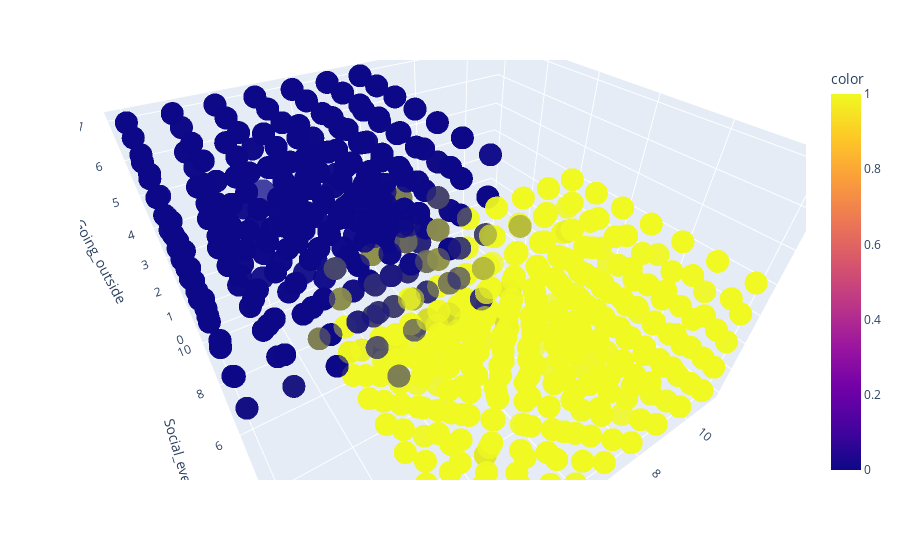

Notebook source saved alongside this figure:
### Code cell
import plotly.express as px

fig = px.scatter_3d(df, x='Time_spent_Alone', y='Social_event_attendance', z='Going_outside', color=pred, opacity=0.5)
fig.show()

### Figure 1 — Plotly figure (JSON) as saved in the notebook; plotly's stock layout.template omitted (floating-point values rounded to 4 significant figures; data arrays with more than 128 entries replaced by an {"elided": "..."} marker saying what was removed)
{"data": [{"hovertemplate": "Time_spent_Alone=%{x}<br>Social_event_attendance=%{y}<br>Going_outside=%{z}<br>color=%{marker.color}<extra></extra>", "legendgroup": "", "marker": {"color": {"elided": "5000 int values"}, "coloraxis": "coloraxis", "opacity": 0.5, "symbol": "circle"}, "mode": "markers", "name": "", "scene": "scene", "showlegend": false, "type": "scatter3d", "x": {"elided": "5000 int values"}, "y": {"elided": "5000 int values"}, "z": {"elided": "5000 int values"}}], "layout": {"autosize": true, "coloraxis": {"colorbar": {"title": {"text": "color"}}, "colorscale": [[0, "#0d0887"], [0.1111, "#46039f"], [0.2222, "#7201a8"], [0.3333, "#9c179e"], [0.4444, "#bd3786"], [0.5556, "#d8576b"], [0.6667, "#ed7953"], [0.7778, "#fb9f3a"], [0.8889, "#fdca26"], [1, "#f0f921"]]}, "legend": {"tracegroupgap": 0}, "margin": {"t": 60}, "scene": {"aspectmode": "auto", "aspectratio": {"x": 1.2, "y": 1.091, "z": 0.7637}, "camera": {"center": {"x": 0, "y": 0, "z": 0}, "eye": {"x": -0.5822, "y": -0.8715, "z": 0.8411}, "projection": {"type": "perspective"}, "up": {"x": 0, "y": 0, "z": 1}}, "domain": {"x": [0, 1], "y": [0, 1]}, "xaxis": {"title": {"text": "Time_spent_Alone"}, "type": "linear"}, "yaxis": {"title": {"text": "Social_event_attendance"}, "type": "linear"}, "zaxis": {"title": {"text": "Going_outside"}, "type": "linear"}}}}
